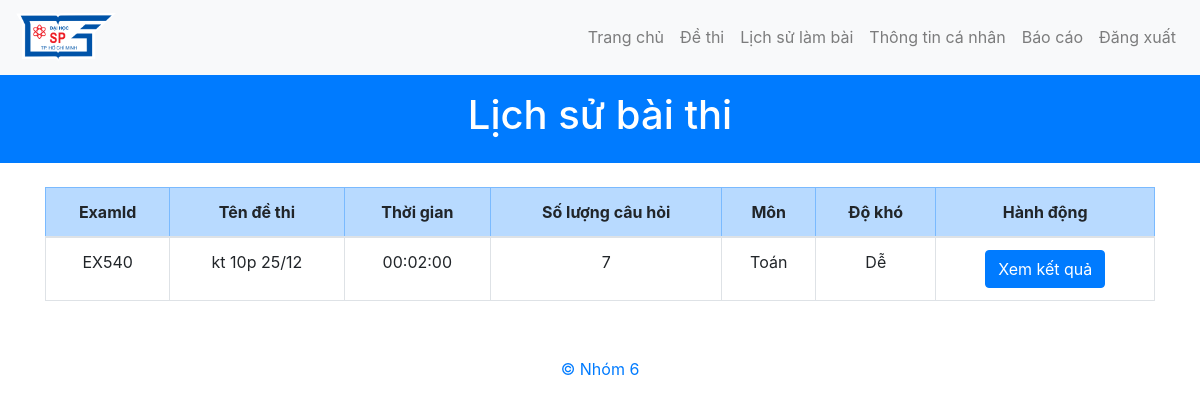
The page /PageUser/PHistory.php?userId=2210123 on the database its author committed.
### tables this page shows
CREATE TABLE `exams` (
  `ExamId` varchar(10) NOT NULL,
  `ExamTitle` text NOT NULL,
  `Duration` time DEFAULT NULL,
  `NumOfQues` int(11) NOT NULL,
  `Subject` varchar(50) NOT NULL,
  `Difficult` varchar(50) NOT NULL
);

### PageUser/PHistory.php (the view, shortened to what this page needs)
<?php
include('../conn/conn_database.php');
$userId = $_GET['userId'] ?? null;
$sql_auid = "SELECT AUId, ExamId FROM AddUser WHERE UserId = ?";
$stmt_auid = $conn->prepare($sql_auid);
$stmt_auid->bind_param("s", $userId);
$stmt_auid->execute();
$result_auid = $stmt_auid->get_result();
$auids = [];
$examIds = [];
while ($row = $result_auid->fetch_assoc()) {
    $auids[] = $row['AUId'];
    $examIds[$row['AUId']] = $row['ExamId'];
}
if (empty($auids)) {
    $noResults = true;
} else {
    $auid_string = "'" . implode("','", $auids) . "'";
    $sql_results = "SELECT AUId FROM results WHERE AUId IN ($auid_string)";
    $result_results = $conn->query($sql_results);
    $validAUIDs = [];
    while ($row = $result_results->fetch_assoc()) {
        $validAUIDs[] = $row['AUId'];
    }
    if (empty($validAUIDs)) {
        $noResults = true;
    } else {
        $noResults = false;
        $validExamIds = array_intersect_key($examIds, array_flip($validAUIDs));
        $examId_string = "'" . implode("','", $validExamIds) . "'";
        $sql_exams = "SELECT * FROM Exams WHERE ExamId IN ($examId_string)";
        $result_exams = $conn->query($sql_exams);
    }
}
?>
<!DOCTYPE html>
<html lang="en">
<head>
    <link href="https://maxcdn.bootstrapcdn.com/bootstrap/4.5.2/css/bootstrap.min.css" rel="stylesheet">
</head>
<body>
    <?php include '../template/TmenuUser.php'; ?>
    <header class="bg-primary text-white text-center py-3">
        <h1>Lịch sử bài thi</h1>
    </header>
    <div class="container mt-4">
        <table class="table table-bordered mt-4">
            <thead class="table-primary">
                <tr>
                    <th>ExamId</th>
                    <th>Tên đề thi</th>
                    <th>Thời gian</th>
                    <th>Số lượng câu hỏi</th>
                    <th>Môn</th>
                    <th>Độ khó</th>
                    <th>Hành động</th>
                </tr>
            </thead>
            <tbody>
                <?php if ($noResults): ?>
                    <tr>
                        <td colspan="7" class="text-center">Người thi này chưa tham gia bài thi nào.</td>
                    </tr>
                <?php else: ?>
                    <?php while ($exam = $result_exams->fetch_assoc()): ?>
                        <tr>
                            <td><?= htmlspecialchars($exam['ExamId']) ?></td>
                            <td><?= htmlspecialchars($exam['ExamTitle']) ?></td>
                            <td><?= htmlspecialchars($exam['Duration']) ?></td>
                            <td><?= htmlspecialchars($exam['NumOfQues']) ?></td>
                            <td><?= htmlspecialchars($exam['Subject']) ?></td>
                            <td><?= htmlspecialchars($exam['Difficult']) ?></td>
                            <td>
                                <?php
                                $sql_auid = "SELECT AUId FROM AddUser WHERE ExamId = ? AND UserId = ?";
                                $stmt_auid = $conn->prepare($sql_auid);
                                $stmt_auid->bind_param("ss", $exam['ExamId'], $userId);
                                $stmt_auid->execute();
                                $result_auid = $stmt_auid->get_result();
                                $auid_row = $result_auid->fetch_assoc();
                                $auid = $auid_row['AUId'];
                                ?>
                                <a href="PResultPage.php?examId=<?= htmlspecialchars($exam['ExamId']) ?>&userId=<?= htmlspecialchars($userId) ?>&auid=<?= htmlspecialchars($auid) ?>" class="btn btn-primary">Xem kết quả</a>
                            </td>
                        </tr>
                    <?php endwhile; ?>
                <?php endif; ?>
            </tbody>
        </table>
    </div>
</body>
</html>
<?php
include('../template/Tfooter.php');
?>

### PageUser/PHistory.php (style rules this page uses)
tr { text-align: center; }

### rows shown on the page
exams: ExamId "EX540", ExamTitle "kt 10p 25/12", Duration "00:02:00", NumOfQues "7", Subject "Toán", Difficult "Dễ"
